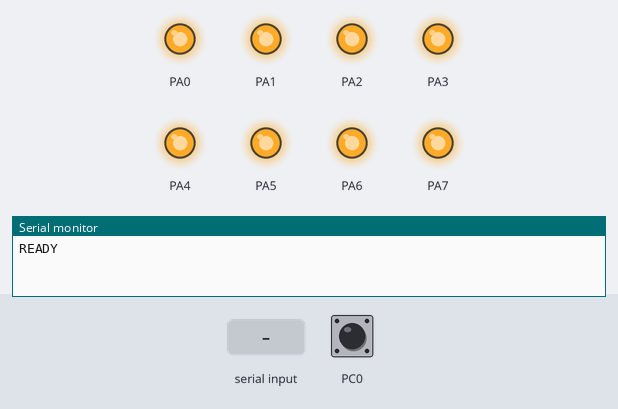
Simulated run of this program. Board: ATmega128, built with avr-gcc and emulated at 16 MHz (the files do not name the chip). Parts: output pins drawn as LEDs (lit = HIGH), the last lines printed to the serial monitor. Inputs (shaded band) come from the test bench; at power-on: PC0 HIGH.

Above: at 1.2 s.
1.3 s: "8" received over Serial
At 1.8 s:
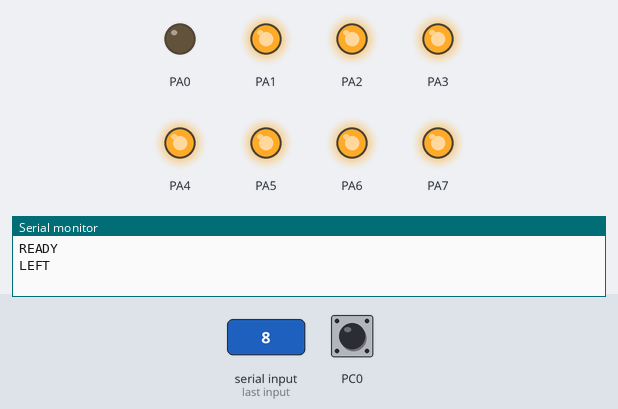
2.8 s: "9" received over Serial
At 4.0 s:
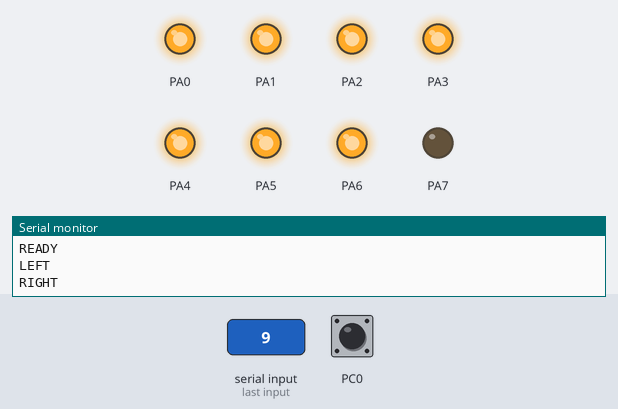
4.3 s: "1\n" received over Serial
At 5.3 s:
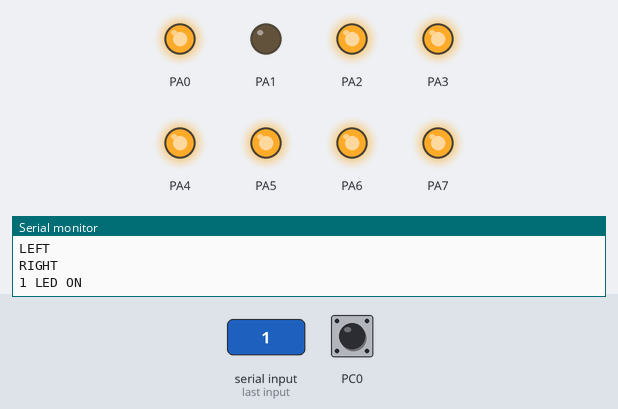
5.8 s: "5\n" received over Serial
At 6.4 s:
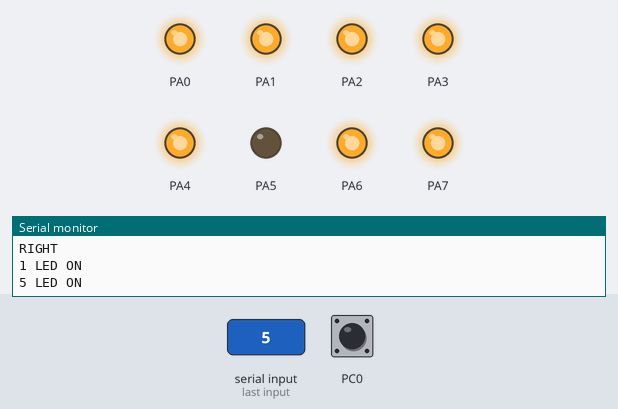
7.3 s: PC0 pulled LOW for 0.15 s
At 8.3 s:
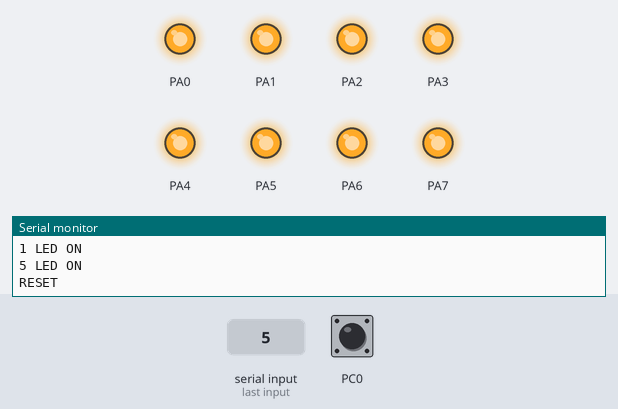
8.9 s: "90,45\n" received over Serial
At 10.0 s:
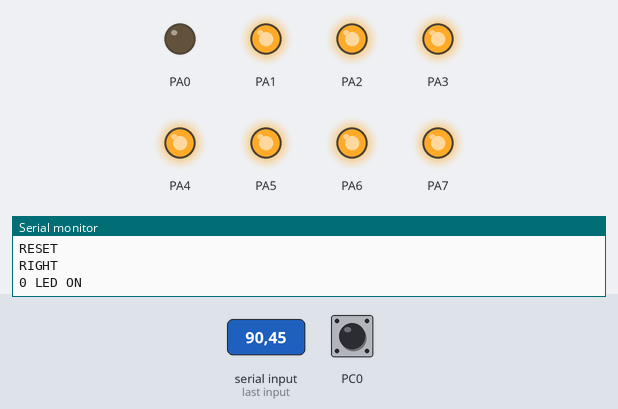
Timing chart, 0 to 11.4 s (numbered marks = the images above; inputs shaded):
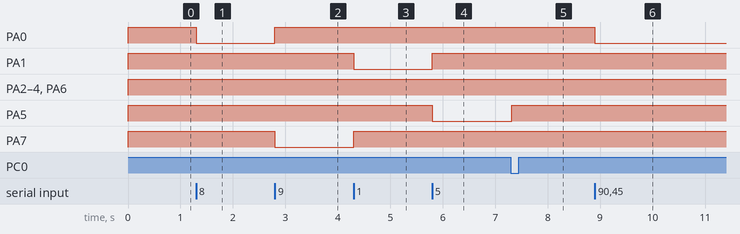

Measured:
- after the input at 1.3 s, PA0: HIGH → LOW at once
- after the input at 2.8 s, PA0: LOW → HIGH at once; PA7: HIGH → LOW at once
- after the input at 4.3 s, PA1: HIGH → LOW at once; PA7: LOW → HIGH at once
- after the input at 5.8 s, PA1: LOW → HIGH at once; PA5: HIGH → LOW at once
- after the input at 7.3 s, PA5: LOW → HIGH at once
- after the input at 8.9 s, PA0: HIGH → LOW at once

The program:

main.c
```c
    #define F_CPU 16000000UL

   #include <avr/io.h>
   #include <util/delay.h>

   #define NO_LED 255

   void uart_putch(unsigned char data)//문자 하나 보내는 함수
   {
      while (!(UCSR0A & (1 << UDRE0)))//비어있는지 확인
      { }
     UDR0 = data;
   }

   void uart_string(const char *text)//문자열 전체를 보낸
   {
      while (*text != '\0')
      {
         uart_putch(*text);
         text++;
      }
   }

   void led_on(unsigned char number)//넘에 해당되는 led키
   {
      PORTA = (unsigned char)~(1 << number);
   }

   int main(void)
   {
      unsigned char receivedData;
      unsigned char currentLed = NO_LED;
      unsigned char switchOld = 1;

      DDRA = 0xFF;//회로에 맞게 설정
      PORTA = 0xFF;

      DDRC &= ~(1 << PC0);
      PORTC |= (1 << PC0);

      UBRR0L = 16;//통신속도 정하기
      UBRR0H = 0;

      UCSR0A = 0x20;//송신 수신 둘다 키기
      UCSR0B = 0x18;
      UCSR0C = 0x06;// 비트설

      DDRE = 0x02;//TXD0를 출력으로 설정해 컴퓨터로 데이터를 보냄

      uart_string("READY\r\n");

      while (1)
      {
         if (!(PINC & (1 << PC0)) && switchOld == 1)//pc0눌렀을때
         {
            _delay_ms(20);

            if (!(PINC & (1 << PC0)))
            {
               currentLed = NO_LED;
               PORTA = 0xFF;
               uart_string("RESET\r\n");

               switchOld = 0;
            }
         }

         if (PINC & (1 << PC0))
         {
            switchOld = 1;
         }

         if (UCSR0A & (1 << RXC0))
         {
            receivedData = UDR0;

            if (receivedData >= '0' && receivedData <= '7')
            {
               currentLed = receivedData - '0';//0부터 7까지 해당 번호 led키기
               led_on(currentLed);

               uart_putch(receivedData);
               uart_string(" LED ON\r\n");
            }
            else if (receivedData == '8')//8받으면 한칸씩 이동시키는 코드
            {
               if (currentLed == NO_LED || currentLed == 7)
               {
                  currentLed = 0;
               }
               else
               {
                  currentLed++;
               }

               led_on(currentLed);
               uart_string("LEFT\r\n");
            }
            else if (receivedData == '9')
            {
               if (currentLed == NO_LED || currentLed == 0)
               {
                  currentLed = 7;
               }
               else
               {
                  currentLed--;
               }

               led_on(currentLed);
               uart_string("RIGHT\r\n");
            }
         }
      }
   }
```
